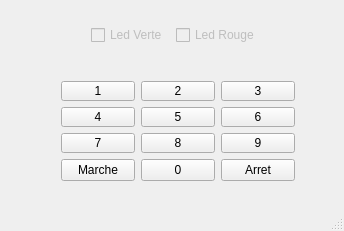
<?xml version="1.0" encoding="UTF-8"?>
<ui version="4.0">
 <class>Clavier</class>
 <widget class="QMainWindow" name="Clavier">
  <property name="geometry">
   <rect>
    <x>0</x>
    <y>0</y>
    <width>344</width>
    <height>231</height>
   </rect>
  </property>
  <property name="windowTitle">
   <string>Centrale d'Alarme</string>
  </property>
  <widget class="QWidget" name="centralWidget">
   <widget class="QWidget" name="">
    <property name="geometry">
     <rect>
      <x>80</x>
      <y>10</y>
      <width>191</width>
      <height>51</height>
     </rect>
    </property>
    <layout class="QHBoxLayout" name="horizontalLayout">
     <item>
      <widget class="QCheckBox" name="checkBoxLedVerte">
       <property name="enabled">
        <bool>false</bool>
       </property>
       <property name="text">
        <string>Led Verte</string>
       </property>
      </widget>
     </item>
     <item>
      <widget class="QCheckBox" name="checkBoxLedRouge">
       <property name="enabled">
        <bool>false</bool>
       </property>
       <property name="text">
        <string>Led Rouge</string>
       </property>
      </widget>
     </item>
    </layout>
   </widget>
   <widget class="QWidget" name="">
    <property name="geometry">
     <rect>
      <x>50</x>
      <y>70</y>
      <width>256</width>
      <height>122</height>
     </rect>
    </property>
    <layout class="QGridLayout" name="gridLayout_2">
     <item row="0" column="0" colspan="3">
      <layout class="QGridLayout" name="gridLayout">
       <item row="2" column="1">
        <widget class="QPushButton" name="pushButton1_8">
         <property name="text">
          <string>8</string>
         </property>
        </widget>
       </item>
       <item row="1" column="1">
        <widget class="QPushButton" name="pushButton1_5">
         <property name="text">
          <string>5</string>
         </property>
        </widget>
       </item>
       <item row="0" column="1">
        <widget class="QPushButton" name="pushButton1_2">
         <property name="text">
          <string>2</string>
         </property>
        </widget>
       </item>
       <item row="1" column="2">
        <widget class="QPushButton" name="pushButton1_6">
         <property name="text">
          <string>6</string>
         </property>
        </widget>
       </item>
       <item row="1" column="0">
        <widget class="QPushButton" name="pushButton1_4">
         <property name="text">
          <string>4</string>
         </property>
        </widget>
       </item>
       <item row="0" column="0">
        <widget class="QPushButton" name="pushButton1">
         <property name="text">
          <string>1</string>
         </property>
        </widget>
       </item>
       <item row="2" column="0">
        <widget class="QPushButton" name="pushButton1_7">
         <property name="text">
          <string>7</string>
         </property>
        </widget>
       </item>
       <item row="0" column="2">
        <widget class="QPushButton" name="pushButton1_3">
         <property name="text">
          <string>3</string>
         </property>
        </widget>
       </item>
       <item row="2" column="2">
        <widget class="QPushButton" name="pushButton1_9">
         <property name="text">
          <string>9</string>
         </property>
        </widget>
       </item>
      </layout>
     </item>
     <item row="1" column="2">
      <widget class="QPushButton" name="pushButtonArret">
       <property name="text">
        <string>Arret</string>
       </property>
      </widget>
     </item>
     <item row="1" column="0">
      <widget class="QPushButton" name="pushButtonMarche">
       <property name="text">
        <string>Marche</string>
       </property>
      </widget>
     </item>
     <item row="1" column="1">
      <widget class="QPushButton" name="pushButton_0">
       <property name="text">
        <string>0</string>
       </property>
      </widget>
     </item>
    </layout>
   </widget>
  </widget>
  <widget class="QStatusBar" name="statusBar"/>
 </widget>
 <layoutdefault spacing="6" margin="11"/>
 <resources/>
 <connections/>
</ui>
